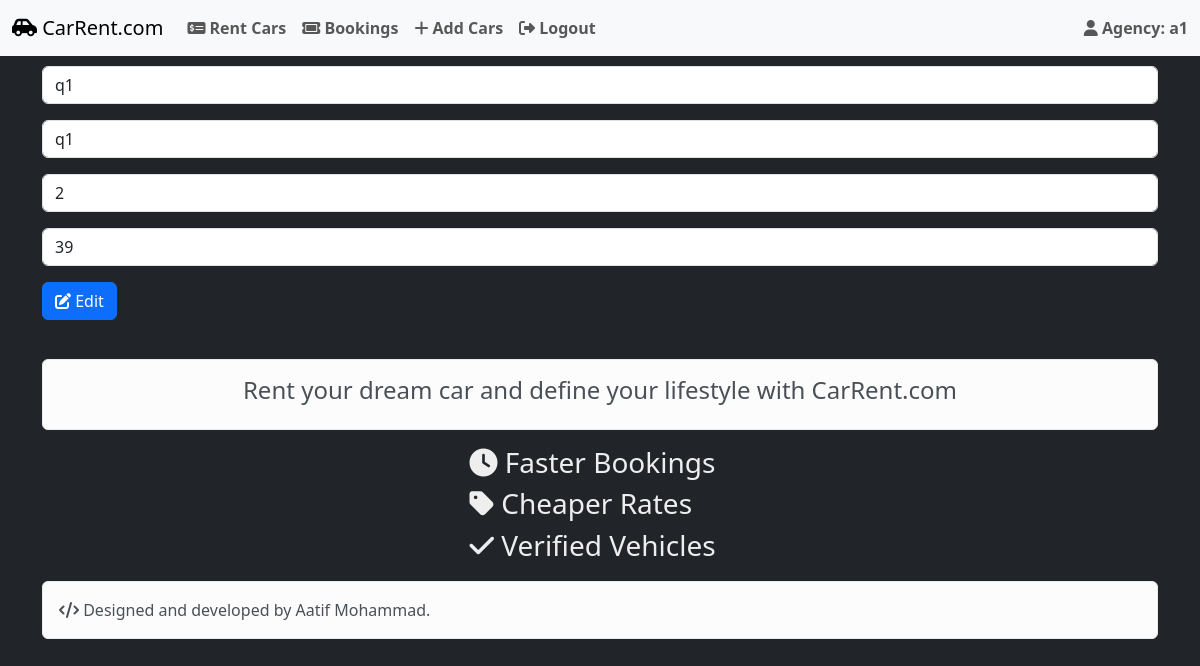
Page /edit.php?id=1 (signed in) on the committed database.
### tables this page shows
CREATE TABLE `cars` (
  `car_id` int(250) NOT NULL,
  `model` varchar(250) NOT NULL,
  `number` varchar(250) NOT NULL,
  `capacity` int(250) NOT NULL,
  `rent` int(250) NOT NULL,
  `agency_id` int(250) NOT NULL,
  `status` text NOT NULL DEFAULT 'available',
  `time` timestamp NOT NULL DEFAULT current_timestamp()
);

### edit.php (the view, shortened to what this page needs)
<?php
include 'nav.php';
if(isset($_GET['id'])){
          $car_id=$_GET['id'];
          $qr="SELECT * FROM `cars` WHERE car_id='$car_id' ";
          $res=mysqli_query($con,$qr);
          $dis=mysqli_fetch_assoc($res);
?>
<div class="container">
          <div class="row justify-content-center">
                    <form method="post" action="EditBackEnd.php">
                              <div class="input-group mb-3">
                              <input
                              name="model"
                              type="text"
                              class="form-control"
                              aria-label="Example text with button addon"
                              aria-describedby="button-addon1"
                              value="<?php echo $dis['model'];?>"
                              required
                              />
                              </div>
                              <div class="input-group mb-3">
                              <input
                              name="number"
                              type="text"
                              class="form-control"
                              placeholder="Number"
                              aria-label="Example text with button addon"
                              aria-describedby="button-addon1"
                              value="<?php echo $dis['number'];?>"
                              required
                              />
                              </div>
                              <div class="input-group mb-3">
                              <input
                              name="capacity"
                              type="number"
                              class="form-control"
                              placeholder="Capacity"
                              min="2"
                              max="12"
                              aria-label="Example text with button addon"
                              aria-describedby="button-addon1"
                              value="<?php echo $dis['capacity'];?>"
                              required
                              />
                              </div>
                              <div class="input-group mb-3">
                              <input
                              name="rent"
                              type="number"
                              class="form-control"
                              placeholder="Rent"
                              min="1"
                              aria-label="Example text with button addon"
                              aria-describedby="button-addon1"
                              value="<?php echo $dis['rent'];?>"
                              required
                              />
                              </div>
                              <button type="submit" class="btn btn-primary"><i class="fa-sharp fa-solid fa-edit"></i> Edit</button>
                    </form>
          </div>
</div>
<?php
}
else{
  header('Location:index.php');
  die();
}
?>
</body>
</html>
<?php
include 'footer.php';
?>

### style.css (style rules this page uses)
form { margin: 5px; }
.container { margin-top: 10px; }

### rows in the picture
cars: model "q1", number "q1", capacity "2", rent "39"

### other values in the picture
$_SESSION['name'] "a1"
